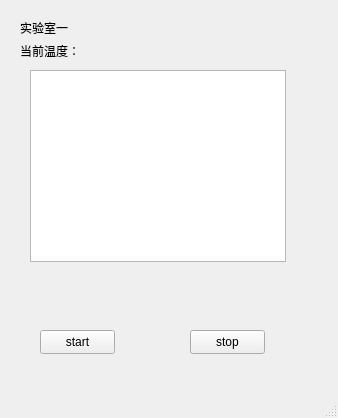
<?xml version="1.0" encoding="UTF-8"?>
<ui version="4.0">
 <class>MainWindow</class>
 <widget class="QMainWindow" name="MainWindow">
  <property name="geometry">
   <rect>
    <x>0</x>
    <y>0</y>
    <width>338</width>
    <height>418</height>
   </rect>
  </property>
  <property name="windowTitle">
   <string>MainWindow</string>
  </property>
  <widget class="QWidget" name="centralwidget">
   <widget class="QLabel" name="label">
    <property name="geometry">
     <rect>
      <x>20</x>
      <y>20</y>
      <width>55</width>
      <height>16</height>
     </rect>
    </property>
    <property name="text">
     <string>实验室一</string>
    </property>
   </widget>
   <widget class="QLabel" name="label_3">
    <property name="geometry">
     <rect>
      <x>20</x>
      <y>40</y>
      <width>71</width>
      <height>21</height>
     </rect>
    </property>
    <property name="text">
     <string>当前温度：</string>
    </property>
   </widget>
   <widget class="QLabel" name="label_2">
    <property name="geometry">
     <rect>
      <x>40</x>
      <y>160</y>
      <width>55</width>
      <height>16</height>
     </rect>
    </property>
    <property name="text">
     <string/>
    </property>
   </widget>
   <widget class="QPushButton" name="pushButton">
    <property name="geometry">
     <rect>
      <x>40</x>
      <y>330</y>
      <width>75</width>
      <height>24</height>
     </rect>
    </property>
    <property name="text">
     <string>start</string>
    </property>
   </widget>
   <widget class="QPushButton" name="pushButton_2">
    <property name="geometry">
     <rect>
      <x>190</x>
      <y>330</y>
      <width>75</width>
      <height>24</height>
     </rect>
    </property>
    <property name="text">
     <string>stop</string>
    </property>
   </widget>
   <widget class="QTextBrowser" name="infoBox1">
    <property name="geometry">
     <rect>
      <x>30</x>
      <y>70</y>
      <width>256</width>
      <height>192</height>
     </rect>
    </property>
   </widget>
  </widget>
  <widget class="QStatusBar" name="statusbar"/>
 </widget>
 <resources/>
 <connections/>
</ui>
